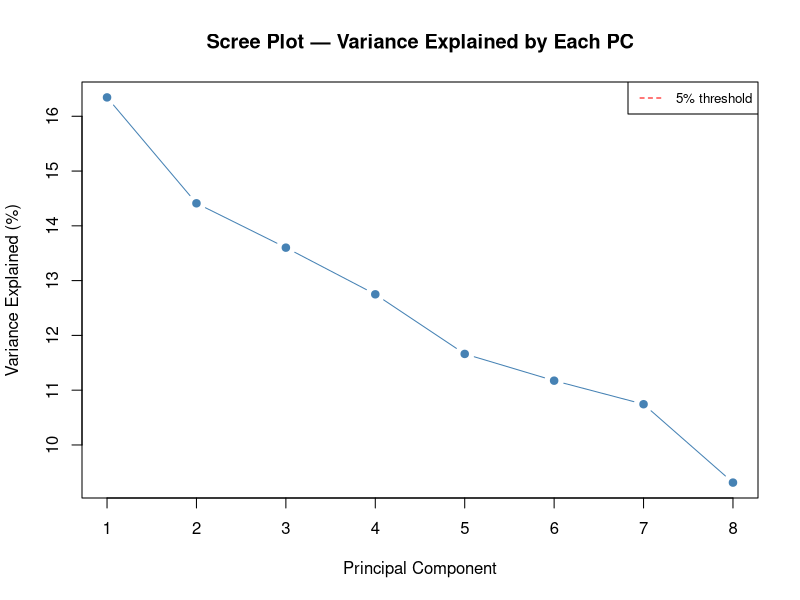
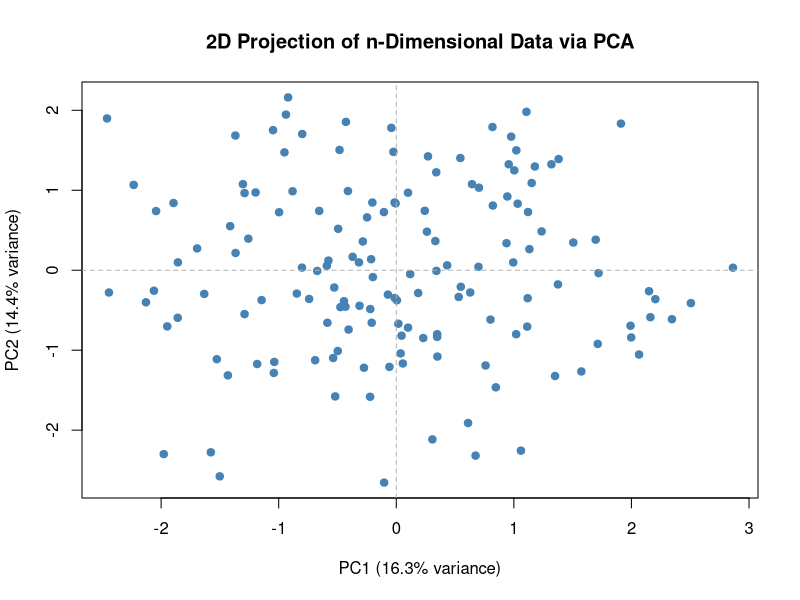
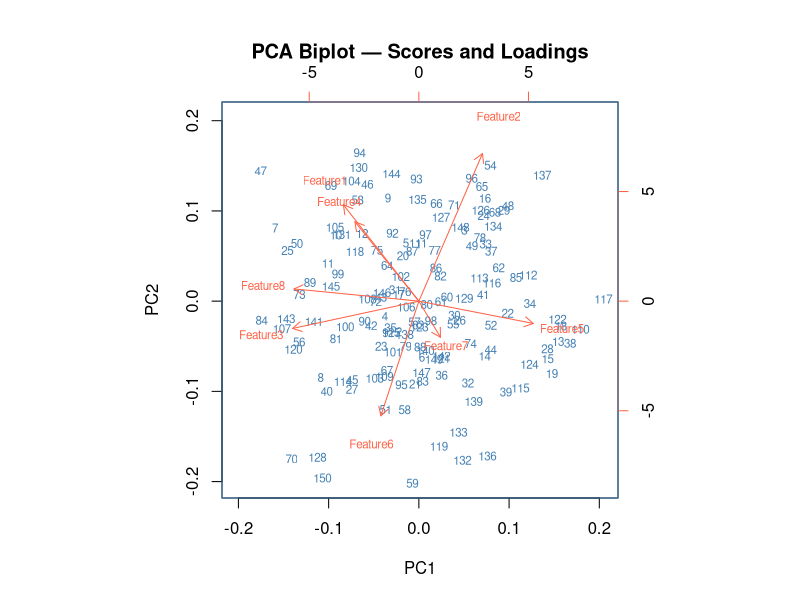

The R script that drew these images, in order:
# =============================================================================
# ITBDA4-14 Project 1 | Question 1 (15 Marks)
# Topic: Principal Component Analysis (PCA)
# Author: Matshepo Tshabangu
# =============================================================================

# -----------------------------------------------------------------------------
# Q1.1 - What is Principal Component Analysis? (6 Marks)
# -----------------------------------------------------------------------------

# Principal Component Analysis (PCA) is an unsupervised dimensionality reduction
# technique that transforms a dataset with many correlated features into a smaller
# set of uncorrelated variables called "principal components".
#
# Key concepts:
#   - Each principal component is a linear combination of the original features
#   - PC1 captures the most variance in the data
#   - PC2 captures the second most variance, orthogonal (perpendicular) to PC1
#   - And so on for PC3, PC4, ...
#
# Why use PCA?
#   1. Reduces computational cost when training ML models on high-dimensional data
#   2. Removes multicollinearity between features
#   3. Enables 2D/3D visualisation of n-dimensional data
#   4. Helps reduce overfitting by removing noise dimensions
#
# How it works (step-by-step):
#   Step 1: Standardise the data (zero mean, unit variance)
#   Step 2: Compute the covariance matrix of the standardised data
#   Step 3: Compute Eigenvalues and Eigenvectors of the covariance matrix
#   Step 4: Sort Eigenvectors by their Eigenvalues in descending order
#   Step 5: Select the top k Eigenvectors (principal components)
#   Step 6: Project the original data onto the new k-dimensional subspace


# -----------------------------------------------------------------------------
# Q1.2 - Eigenvalue Implementation of PCA (6 Marks)
# -----------------------------------------------------------------------------

# The Eigenvalue decomposition is at the mathematical heart of PCA.
#
# COVARIANCE MATRIX:
#   Given a standardised data matrix X (n x p), the covariance matrix is:
#   C = (1 / (n-1)) * t(X) %*% X
#   This p x p matrix captures how each pair of features varies together.
#
# EIGENDECOMPOSITION:
#   We solve: C * v = λ * v
#   Where:
#     λ (lambda) = Eigenvalue  → represents the AMOUNT of variance explained
#     v           = Eigenvector → represents the DIRECTION of that variance
#
# SELECTION:
#   - Sort Eigenvalues in descending order: λ1 ≥ λ2 ≥ ... ≥ λp
#   - The proportion of variance explained by component i = λi / sum(λ)
#   - Choose k components that explain a sufficient amount of variance (e.g. ≥ 95%)
#
# PROJECTION:
#   New data matrix Z (n x k) = X %*% W
#   Where W is the p x k matrix of selected Eigenvectors (loadings)

# Manual Eigenvalue-based PCA implementation:
manual_pca <- function(X, n_components = 2) {
  # Step 1: Standardise (centre and scale)
  X_scaled <- scale(X)
  
  # Step 2: Compute covariance matrix
  cov_matrix <- cov(X_scaled)
  cat("Covariance Matrix (first 3x3):\n")
  print(round(cov_matrix[1:min(3, nrow(cov_matrix)), 1:min(3, ncol(cov_matrix))], 4))
  
  # Step 3: Eigendecomposition
  eigen_result <- eigen(cov_matrix)
  eigenvalues  <- eigen_result$values
  eigenvectors <- eigen_result$vectors
  
  # Step 4: Variance explained per component
  var_explained <- eigenvalues / sum(eigenvalues) * 100
  cum_var       <- cumsum(var_explained)
  
  cat("\nEigenvalues:\n")
  print(round(eigenvalues, 4))
  
  cat("\nVariance Explained (%) per Component:\n")
  print(round(var_explained, 2))
  
  cat("\nCumulative Variance Explained (%):\n")
  print(round(cum_var, 2))
  
  # Step 5: Select top k Eigenvectors
  W <- eigenvectors[, 1:n_components]
  
  # Step 6: Project data
  Z <- X_scaled %*% W
  colnames(Z) <- paste0("PC", 1:n_components)
  
  return(list(
    scores       = as.data.frame(Z),
    eigenvalues  = eigenvalues,
    eigenvectors = eigenvectors,
    var_explained = var_explained,
    cum_var      = cum_var
  ))
}


# -----------------------------------------------------------------------------
# Q1.3 - Template Code: n-dimensional PCA transformation in R (3 Marks)
# -----------------------------------------------------------------------------

cat("\n=== Q1.3: PCA Template Code ===\n")

# --- Using built-in prcomp() (recommended approach) ---

# Load or simulate data (replace with your actual dataset)
set.seed(42)
n <- 150
p <- 8
X_demo <- as.data.frame(matrix(rnorm(n * p), nrow = n,
                                 dimnames = list(NULL, paste0("Feature", 1:p))))

cat("Dataset dimensions:", nrow(X_demo), "rows x", ncol(X_demo), "cols\n")

# Step 1: Run PCA with scaling
pca_result <- prcomp(X_demo, center = TRUE, scale. = TRUE)

# Step 2: Summary — variance explained
cat("\nPCA Summary:\n")
summary(pca_result)

# Step 3: Scree plot — how many components to keep
explained_var <- (pca_result$sdev^2) / sum(pca_result$sdev^2) * 100

plot(explained_var,
     type = "b",
     pch  = 19,
     col  = "steelblue",
     xlab = "Principal Component",
     ylab = "Variance Explained (%)",
     main = "Scree Plot — Variance Explained by Each PC")
abline(h = 5, col = "red", lty = 2)
legend("topright", legend = "5% threshold", col = "red", lty = 2, cex = 0.8)

# Step 4: Project data onto first 2 PCs for 2D visualisation
pca_scores <- as.data.frame(pca_result$x[, 1:2])

plot(pca_scores$PC1, pca_scores$PC2,
     pch  = 19,
     col  = "steelblue",
     xlab = paste0("PC1 (", round(explained_var[1], 1), "% variance)"),
     ylab = paste0("PC2 (", round(explained_var[2], 1), "% variance)"),
     main = "2D Projection of n-Dimensional Data via PCA")
abline(h = 0, v = 0, col = "grey70", lty = 2)

# Step 5: Biplot — shows both scores and loadings
biplot(pca_result,
       main  = "PCA Biplot — Scores and Loadings",
       col   = c("steelblue", "tomato"),
       cex   = 0.7)

# Step 6: Manual Eigenvalue method (for verification / deeper understanding)
cat("\n--- Manual Eigenvalue PCA ---\n")
manual_result <- manual_pca(X_demo, n_components = 2)

# Step 7: Loadings — which original features contribute most to each PC?
cat("\nPC Loadings (top contributors):\n")
loadings_df <- as.data.frame(pca_result$rotation[, 1:2])
print(round(loadings_df, 4))

cat("\nDone. PCA reduced", p, "dimensions to 2 principal components.\n")
